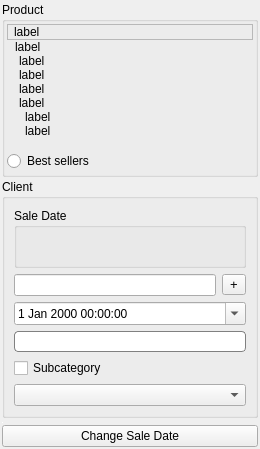
         <widget class="QWidget" name="pageIntro">
          <property name="sizePolicy">
           <sizepolicy hsizetype="Minimum" vsizetype="Preferred">
            <horstretch>0</horstretch>
            <verstretch>0</verstretch>
           </sizepolicy>
          </property>
          <layout class="QVBoxLayout">
           <property name="spacing">
            <number>2</number>
           </property>
           <property name="leftMargin">
            <number>2</number>
           </property>
           <property name="topMargin">
            <number>2</number>
           </property>
           <property name="rightMargin">
            <number>2</number>
           </property>
           <property name="bottomMargin">
            <number>2</number>
           </property>
           <item>
            <layout class="QHBoxLayout"/>
           </item>
           <item>
            <widget class="QGroupBox" name="groupDetails">
             <property name="sizePolicy">
              <sizepolicy hsizetype="Minimum" vsizetype="MinimumExpanding">
               <horstretch>0</horstretch>
               <verstretch>0</verstretch>
              </sizepolicy>
             </property>
             <property name="minimumSize">
              <size>
               <width>0</width>
               <height>0</height>
              </size>
             </property>
             <property name="maximumSize">
              <size>
               <width>16777215</width>
               <height>230</height>
              </size>
             </property>
             <property name="styleSheet">
              <string notr="true"/>
             </property>
             <property name="title">
              <string>Product</string>
             </property>
             <layout class="QVBoxLayout">
              <property name="spacing">
               <number>0</number>
              </property>
              <property name="leftMargin">
               <number>2</number>
              </property>
              <property name="topMargin">
               <number>2</number>
              </property>
              <property name="rightMargin">
               <number>2</number>
              </property>
              <property name="bottomMargin">
               <number>3</number>
              </property>
              <item>
               <widget class="QLabel" name="labelDetailDesc">
                <property name="sizePolicy">
                 <sizepolicy hsizetype="Minimum" vsizetype="Preferred">
                  <horstretch>0</horstretch>
                  <verstretch>0</verstretch>
                 </sizepolicy>
                </property>
                <property name="maximumSize">
                 <size>
                  <width>16777215</width>
                  <height>16777215</height>
                 </size>
                </property>
                <property name="styleSheet">
                 <string notr="true"/>
                </property>
                <property name="frameShape">
                 <enum>QFrame::StyledPanel</enum>
                </property>
                <property name="text">
                 <string>label</string>
                </property>
                <property name="wordWrap">
                 <bool>true</bool>
                </property>
                <property name="indent">
                 <number>6</number>
                </property>
               </widget>
              </item>
              <item>
               <widget class="QLabel" name="labelDetailPrice">
                <property name="sizePolicy">
                 <sizepolicy hsizetype="Minimum" vsizetype="Fixed">
                  <horstretch>0</horstretch>
                  <verstretch>0</verstretch>
                 </sizepolicy>
                </property>
                <property name="styleSheet">
                 <string notr="true"/>
                </property>
                <property name="frameShape">
                 <enum>QFrame::NoFrame</enum>
                </property>
                <property name="text">
                 <string>label</string>
                </property>
                <property name="indent">
                 <number>8</number>
                </property>
               </widget>
              </item>
              <item>
               <widget class="QLabel" name="labelDetailDiscount">
                <property name="sizePolicy">
                 <sizepolicy hsizetype="Minimum" vsizetype="Fixed">
                  <horstretch>0</horstretch>
                  <verstretch>0</verstretch>
                 </sizepolicy>
                </property>
                <property name="styleSheet">
                 <string notr="true"/>
                </property>
                <property name="frameShape">
                 <enum>QFrame::NoFrame</enum>
                </property>
                <property name="text">
                 <string>label</string>
                </property>
                <property name="indent">
                 <number>12</number>
                </property>
               </widget>
              </item>
              <item>
               <widget class="QLabel" name="labelDetailPoints">
                <property name="sizePolicy">
                 <sizepolicy hsizetype="Minimum" vsizetype="Preferred">
                  <horstretch>0</horstretch>
                  <verstretch>0</verstretch>
                 </sizepolicy>
                </property>
                <property name="text">
                 <string>label</string>
                </property>
                <property name="indent">
                 <number>12</number>
                </property>
               </widget>
              </item>
              <item>
               <widget class="QLabel" name="labelDetailUnits">
                <property name="sizePolicy">
                 <sizepolicy hsizetype="Minimum" vsizetype="Fixed">
                  <horstretch>0</horstretch>
                  <verstretch>0</verstretch>
                 </sizepolicy>
                </property>
                <property name="styleSheet">
                 <string notr="true"/>
                </property>
                <property name="frameShape">
                 <enum>QFrame::NoFrame</enum>
                </property>
                <property name="text">
                 <string>label</string>
                </property>
                <property name="indent">
                 <number>12</number>
                </property>
               </widget>
              </item>
              <item>
               <widget class="QLabel" name="labelDetailTotalTaxes">
                <property name="sizePolicy">
                 <sizepolicy hsizetype="Minimum" vsizetype="Preferred">
                  <horstretch>0</horstretch>
                  <verstretch>0</verstretch>
                 </sizepolicy>
                </property>
                <property name="font">
                 <font>
                  <pointsize>9</pointsize>
                 </font>
                </property>
                <property name="styleSheet">
                 <string notr="true"/>
                </property>
                <property name="frameShape">
                 <enum>QFrame::NoFrame</enum>
                </property>
                <property name="text">
                 <string>label</string>
                </property>
                <property name="indent">
                 <number>12</number>
                </property>
               </widget>
              </item>
              <item>
               <widget class="QLabel" name="labelDetailTax1">
                <property name="sizePolicy">
                 <sizepolicy hsizetype="Minimum" vsizetype="Fixed">
                  <horstretch>0</horstretch>
                  <verstretch>0</verstretch>
                 </sizepolicy>
                </property>
                <property name="font">
                 <font>
                  <pointsize>9</pointsize>
                 </font>
                </property>
                <property name="styleSheet">
                 <string notr="true"/>
                </property>
                <property name="frameShape">
                 <enum>QFrame::NoFrame</enum>
                </property>
                <property name="text">
                 <string>label</string>
                </property>
                <property name="indent">
                 <number>18</number>
                </property>
               </widget>
              </item>
              <item>
               <widget class="QLabel" name="labelDetailTax2">
                <property name="sizePolicy">
                 <sizepolicy hsizetype="Minimum" vsizetype="Fixed">
                  <horstretch>0</horstretch>
                  <verstretch>0</verstretch>
                 </sizepolicy>
                </property>
                <property name="font">
                 <font>
                  <pointsize>9</pointsize>
                 </font>
                </property>
                <property name="styleSheet">
                 <string notr="true"/>
                </property>
                <property name="frameShape">
                 <enum>QFrame::NoFrame</enum>
                </property>
                <property name="text">
                 <string>label</string>
                </property>
                <property name="indent">
                 <number>18</number>
                </property>
               </widget>
              </item>
              <item>
               <widget class="QLabel" name="labelDetailPhoto">
                <property name="sizePolicy">
                 <sizepolicy hsizetype="Minimum" vsizetype="Fixed">
                  <horstretch>0</horstretch>
                  <verstretch>80</verstretch>
                 </sizepolicy>
                </property>
                <property name="minimumSize">
                 <size>
                  <width>0</width>
                  <height>0</height>
                 </size>
                </property>
                <property name="maximumSize">
                 <size>
                  <width>16777215</width>
                  <height>16777215</height>
                 </size>
                </property>
                <property name="font">
                 <font>
                  <pointsize>8</pointsize>
                 </font>
                </property>
                <property name="styleSheet">
                 <string notr="true"/>
                </property>
                <property name="frameShape">
                 <enum>QFrame::NoFrame</enum>
                </property>
                <property name="text">
                 <string/>
                </property>
                <property name="pixmap">
                 <pixmap/>
                </property>
                <property name="scaledContents">
                 <bool>false</bool>
                </property>
                <property name="alignment">
                 <set>Qt::AlignCenter</set>
                </property>
                <property name="indent">
                 <number>0</number>
                </property>
               </widget>
              </item>
              <item>
               <widget class="QRadioButton" name="rbFilterByPopularity">
                <property name="text">
                 <string>Best sellers</string>
                </property>
               </widget>
              </item>
             </layout>
            </widget>
           </item>
           <item>
            <widget class="QGroupBox" name="groupClient">
             <property name="sizePolicy">
              <sizepolicy hsizetype="Minimum" vsizetype="Minimum">
               <horstretch>0</horstretch>
               <verstretch>0</verstretch>
              </sizepolicy>
             </property>
             <property name="minimumSize">
              <size>
               <width>0</width>
               <height>0</height>
              </size>
             </property>
             <property name="maximumSize">
              <size>
               <width>16777215</width>
               <height>16777215</height>
              </size>
             </property>
             <property name="title">
              <string>Client</string>
             </property>
             <layout class="QVBoxLayout" name="verticalLayout_11">
              <property name="spacing">
               <number>6</number>
              </property>
              <property name="leftMargin">
               <number>9</number>
              </property>
              <property name="topMargin">
               <number>9</number>
              </property>
              <property name="rightMargin">
               <number>9</number>
              </property>
              <property name="bottomMargin">
               <number>9</number>
              </property>
              <item>
               <widget class="QGroupBox" name="groupSaleDate">
                <property name="sizePolicy">
                 <sizepolicy hsizetype="Minimum" vsizetype="Preferred">
                  <horstretch>0</horstretch>
                  <verstretch>0</verstretch>
                 </sizepolicy>
                </property>
                <property name="minimumSize">
                 <size>
                  <width>0</width>
                  <height>60</height>
                 </size>
                </property>
                <property name="title">
                 <string>Sale Date</string>
                </property>
                <layout class="QVBoxLayout" name="verticalLayout"/>
               </widget>
              </item>
              <item>
               <layout class="QHBoxLayout" name="horizontalLayout_6">
                <item>
                 <widget class="MibitLineEdit" name="editClient">
                  <property name="sizePolicy">
                   <sizepolicy hsizetype="MinimumExpanding" vsizetype="Fixed">
                    <horstretch>0</horstretch>
                    <verstretch>0</verstretch>
                   </sizepolicy>
                  </property>
                  <property name="minimumSize">
                   <size>
                    <width>20</width>
                    <height>0</height>
                   </size>
                  </property>
                  <property name="maximumSize">
                   <size>
                    <width>16777215</width>
                    <height>16777215</height>
                   </size>
                  </property>
                  <property name="font">
                   <font>
                    <pointsize>9</pointsize>
                   </font>
                  </property>
                  <property name="autoFillBackground">
                   <bool>false</bool>
                  </property>
                 </widget>
                </item>
                <item>
                 <widget class="QToolButton" name="btnAddClient">
                  <property name="sizePolicy">
                   <sizepolicy hsizetype="Preferred" vsizetype="Preferred">
                    <horstretch>0</horstretch>
                    <verstretch>0</verstretch>
                   </sizepolicy>
                  </property>
                  <property name="maximumSize">
                   <size>
                    <width>16777215</width>
                    <height>21</height>
                   </size>
                  </property>
                  <property name="font">
                   <font>
                    <pointsize>10</pointsize>
                   </font>
                  </property>
                  <property name="text">
                   <string>+</string>
                  </property>
                 </widget>
                </item>
               </layout>
              </item>
              <item>
               <widget class="QDateTimeEdit" name="editTransactionDate">
                <property name="calendarPopup">
                 <bool>true</bool>
                </property>
               </widget>
              </item>
              <item>
               <widget class="QLabel" name="lblClientDetails">
                <property name="sizePolicy">
                 <sizepolicy hsizetype="MinimumExpanding" vsizetype="Maximum">
                  <horstretch>0</horstretch>
                  <verstretch>0</verstretch>
                 </sizepolicy>
                </property>
                <property name="minimumSize">
                 <size>
                  <width>232</width>
                  <height>0</height>
                 </size>
                </property>
                <property name="maximumSize">
                 <size>
                  <width>16777215</width>
                  <height>60</height>
                 </size>
                </property>
                <property name="font">
                 <font>
                  <pointsize>10</pointsize>
                 </font>
                </property>
                <property name="styleSheet">
                 <string notr="true">background:white;
border: 1px solid gray;
border-radius: 4px;
padding: 2px;
font-weight:normal;
color:black;</string>
                </property>
                <property name="text">
                 <string/>
                </property>
               </widget>
              </item>
              <item>
               <widget class="QCheckBox" name="rbFilterBySubCategory">
                <property name="text">
                 <string>Subcategory</string>
                </property>
               </widget>
              </item>
              <item>
               <widget class="QComboBox" name="comboFilterBySubCategory"/>
              </item>
             </layout>
            </widget>
           </item>
           <item>
            <widget class="KPlotWidget" name="plotSales">
             <property name="enabled">
              <bool>true</bool>
             </property>
             <property name="minimumSize">
              <size>
               <width>0</width>
               <height>0</height>
              </size>
             </property>
             <property name="maximumSize">
              <size>
               <width>1</width>
               <height>1</height>
              </size>
             </property>
             <property name="layoutDirection">
              <enum>Qt::RightToLeft</enum>
             </property>
             <property name="backgroundColor" stdset="0">
              <color>
               <red>0</red>
               <green>51</green>
               <blue>153</blue>
              </color>
             </property>
            </widget>
           </item>
           <item>
            <widget class="QLabel" name="labelBanner">
             <property name="minimumSize">
              <size>
               <width>0</width>
               <height>0</height>
              </size>
             </property>
             <property name="maximumSize">
              <size>
               <width>1</width>
               <height>1</height>
              </size>
             </property>
             <property name="palette">
              <palette>
               <active>
                <colorrole role="WindowText">
                 <brush brushstyle="SolidPattern">
                  <color alpha="255">
                   <red>0</red>
                   <green>0</green>
                   <blue>0</blue>
                  </color>
                 </brush>
                </colorrole>
                <colorrole role="Button">
                 <brush brushstyle="SolidPattern">
                  <color alpha="255">
                   <red>254</red>
                   <green>254</green>
                   <blue>254</blue>
                  </color>
                 </brush>
                </colorrole>
                <colorrole role="Light">
                 <brush brushstyle="SolidPattern">
                  <color alpha="255">
                   <red>255</red>
                   <green>255</green>
                   <blue>255</blue>
                  </color>
                 </brush>
                </colorrole>
                <colorrole role="Midlight">
                 <brush brushstyle="SolidPattern">
                  <color alpha="255">
                   <red>254</red>
                   <green>254</green>
                   <blue>254</blue>
                  </color>
                 </brush>
                </colorrole>
                <colorrole role="Dark">
                 <brush brushstyle="SolidPattern">
                  <color alpha="255">
                   <red>127</red>
                   <green>127</green>
                   <blue>127</blue>
                  </color>
                 </brush>
                </colorrole>
                <colorrole role="Mid">
                 <brush brushstyle="SolidPattern">
                  <color alpha="255">
                   <red>169</red>
                   <green>169</green>
                   <blue>169</blue>
                  </color>
                 </brush>
                </colorrole>
                <colorrole role="Text">
                 <brush brushstyle="SolidPattern">
                  <color alpha="255">
                   <red>0</red>
                   <green>0</green>
                   <blue>0</blue>
                  </color>
                 </brush>
                </colorrole>
                <colorrole role="BrightText">
                 <brush brushstyle="SolidPattern">
                  <color alpha="255">
                   <red>255</red>
                   <green>255</green>
                   <blue>255</blue>
                  </color>
                 </brush>
                </colorrole>
                <colorrole role="ButtonText">
                 <brush brushstyle="SolidPattern">
                  <color alpha="255">
                   <red>0</red>
                   <green>0</green>
                   <blue>0</blue>
                  </color>
                 </brush>
                </colorrole>
                <colorrole role="Base">
                 <brush brushstyle="SolidPattern">
                  <color alpha="255">
                   <red>255</red>
                   <green>255</green>
                   <blue>255</blue>
                  </color>
                 </brush>
                </colorrole>
                <colorrole role="Window">
                 <brush brushstyle="SolidPattern">
                  <color alpha="255">
                   <red>254</red>
                   <green>254</green>
                   <blue>254</blue>
                  </color>
                 </brush>
                </colorrole>
                <colorrole role="Shadow">
                 <brush brushstyle="SolidPattern">
                  <color alpha="255">
                   <red>0</red>
                   <green>0</green>
                   <blue>0</blue>
                  </color>
                 </brush>
                </colorrole>
                <colorrole role="AlternateBase">
                 <brush brushstyle="SolidPattern">
                  <color alpha="255">
                   <red>254</red>
                   <green>254</green>
                   <blue>254</blue>
                  </color>
                 </brush>
                </colorrole>
                <colorrole role="ToolTipBase">
                 <brush brushstyle="SolidPattern">
                  <color alpha="255">
                   <red>255</red>
                   <green>255</green>
                   <blue>220</blue>
                  </color>
                 </brush>
                </colorrole>
                <colorrole role="ToolTipText">
                 <brush brushstyle="SolidPattern">
                  <color alpha="255">
                   <red>0</red>
                   <green>0</green>
                   <blue>0</blue>
                  </color>
                 </brush>
                </colorrole>
               </active>
               <inactive>
                <colorrole role="WindowText">
                 <brush brushstyle="SolidPattern">
                  <color alpha="255">
                   <red>0</red>
                   <green>0</green>
                   <blue>0</blue>
                  </color>
                 </brush>
                </colorrole>
                <colorrole role="Button">
                 <brush brushstyle="SolidPattern">
                  <color alpha="255">
                   <red>254</red>
                   <green>254</green>
                   <blue>254</blue>
                  </color>
                 </brush>
                </colorrole>
                <colorrole role="Light">
                 <brush brushstyle="SolidPattern">
                  <color alpha="255">
                   <red>255</red>
                   <green>255</green>
                   <blue>255</blue>
                  </color>
                 </brush>
                </colorrole>
                <colorrole role="Midlight">
                 <brush brushstyle="SolidPattern">
                  <color alpha="255">
                   <red>254</red>
                   <green>254</green>
                   <blue>254</blue>
                  </color>
                 </brush>
                </colorrole>
                <colorrole role="Dark">
                 <brush brushstyle="SolidPattern">
                  <color alpha="255">
                   <red>127</red>
                   <green>127</green>
                   <blue>127</blue>
                  </color>
                 </brush>
                </colorrole>
                <colorrole role="Mid">
                 <brush brushstyle="SolidPattern">
                  <color alpha="255">
                   <red>169</red>
                   <green>169</green>
                   <blue>169</blue>
                  </color>
                 </brush>
                </colorrole>
                <colorrole role="Text">
                 <brush brushstyle="SolidPattern">
                  <color alpha="255">
                   <red>0</red>
                   <green>0</green>
                   <blue>0</blue>
                  </color>
                 </brush>
                </colorrole>
                <colorrole role="BrightText">
                 <brush brushstyle="SolidPattern">
                  <color alpha="255">
                   <red>255</red>
                   <green>255</green>
                   <blue>255</blue>
                  </color>
                 </brush>
                </colorrole>
                <colorrole role="ButtonText">
                 <brush brushstyle="SolidPattern">
                  <color alpha="255">
                   <red>0</red>
                   <green>0</green>
                   <blue>0</blue>
                  </color>
                 </brush>
                </colorrole>
                <colorrole role="Base">
                 <brush brushstyle="SolidPattern">
                  <color alpha="255">
                   <red>255</red>
                   <green>255</green>
                   <blue>255</blue>
                  </color>
                 </brush>
                </colorrole>
                <colorrole role="Window">
                 <brush brushstyle="SolidPattern">
                  <color alpha="255">
                   <red>254</red>
                   <green>254</green>
                   <blue>254</blue>
                  </color>
                 </brush>
                </colorrole>
                <colorrole role="Shadow">
                 <brush brushstyle="SolidPattern">
                  <color alpha="255">
                   <red>0</red>
                   <green>0</green>
                   <blue>0</blue>
                  </color>
                 </brush>
                </colorrole>
                <colorrole role="AlternateBase">
                 <brush brushstyle="SolidPattern">
                  <color alpha="255">
                   <red>254</red>
                   <green>254</green>
                   <blue>254</blue>
                  </color>
                 </brush>
                </colorrole>
                <colorrole role="ToolTipBase">
                 <brush brushstyle="SolidPattern">
                  <color alpha="255">
                   <red>255</red>
                   <green>255</green>
                   <blue>220</blue>
                  </color>
                 </brush>
                </colorrole>
                <colorrole role="ToolTipText">
                 <brush brushstyle="SolidPattern">
                  <color alpha="255">
                   <red>0</red>
                   <green>0</green>
                   <blue>0</blue>
                  </color>
                 </brush>
                </colorrole>
               </inactive>
               <disabled>
                <colorrole role="WindowText">
                 <brush brushstyle="SolidPattern">
                  <color alpha="255">
                   <red>127</red>
                   <green>127</green>
                   <blue>127</blue>
                  </color>
                 </brush>
                </colorrole>
                <colorrole role="Button">
                 <brush brushstyle="SolidPattern">
                  <color alpha="255">
                   <red>254</red>
                   <green>254</green>
                   <blue>254</blue>
                  </color>
                 </brush>
                </colorrole>
                <colorrole role="Light">
                 <brush brushstyle="SolidPattern">
                  <color alpha="255">
                   <red>255</red>
                   <green>255</green>
                   <blue>255</blue>
                  </color>
                 </brush>
                </colorrole>
                <colorrole role="Midlight">
                 <brush brushstyle="SolidPattern">
                  <color alpha="255">
                   <red>254</red>
                   <green>254</green>
                   <blue>254</blue>
                  </color>
                 </brush>
                </colorrole>
                <colorrole role="Dark">
                 <brush brushstyle="SolidPattern">
                  <color alpha="255">
                   <red>127</red>
                   <green>127</green>
                   <blue>127</blue>
                  </color>
                 </brush>
                </colorrole>
                <colorrole role="Mid">
                 <brush brushstyle="SolidPattern">
                  <color alpha="255">
                   <red>169</red>
                   <green>169</green>
                   <blue>169</blue>
                  </color>
                 </brush>
                </colorrole>
                <colorrole role="Text">
                 <brush brushstyle="SolidPattern">
                  <color alpha="255">
                   <red>127</red>
                   <green>127</green>
                   <blue>127</blue>
                  </color>
                 </brush>
                </colorrole>
                <colorrole role="BrightText">
                 <brush brushstyle="SolidPattern">
                  <color alpha="255">
                   <red>255</red>
                   <green>255</green>
                   <blue>255</blue>
                  </color>
                 </brush>
                </colorrole>
                <colorrole role="ButtonText">
                 <brush brushstyle="SolidPattern">
                  <color alpha="255">
                   <red>127</red>
                   <green>127</green>
                   <blue>127</blue>
                  </color>
                 </brush>
                </colorrole>
                <colorrole role="Base">
                 <brush brushstyle="SolidPattern">
                  <color alpha="255">
                   <red>254</red>
                   <green>254</green>
                   <blue>254</blue>
                  </color>
                 </brush>
                </colorrole>
                <colorrole role="Window">
                 <brush brushstyle="SolidPattern">
                  <color alpha="255">
                   <red>254</red>
                   <green>254</green>
                   <blue>254</blue>
                  </color>
                 </brush>
                </colorrole>
                <colorrole role="Shadow">
                 <brush brushstyle="SolidPattern">
                  <color alpha="255">
                   <red>0</red>
                   <green>0</green>
                   <blue>0</blue>
                  </color>
                 </brush>
                </colorrole>
                <colorrole role="AlternateBase">
                 <brush brushstyle="SolidPattern">
                  <color alpha="255">
                   <red>254</red>
                   <green>254</green>
                   <blue>254</blue>
                  </color>
                 </brush>
                </colorrole>
                <colorrole role="ToolTipBase">
                 <brush brushstyle="SolidPattern">
                  <color alpha="255">
                   <red>255</red>
                   <green>255</green>
                   <blue>220</blue>
                  </color>
                 </brush>
                </colorrole>
                <colorrole role="ToolTipText">
                 <brush brushstyle="SolidPattern">
                  <color alpha="255">
                   <red>0</red>
                   <green>0</green>
                   <blue>0</blue>
                  </color>
                 </brush>
                </colorrole>
               </disabled>
              </palette>
             </property>
             <property name="layoutDirection">
              <enum>Qt::LeftToRight</enum>
             </property>
             <property name="autoFillBackground">
              <bool>true</bool>
             </property>
             <property name="lineWidth">
              <number>0</number>
             </property>
             <property name="text">
              <string/>
             </property>
             <property name="scaledContents">
              <bool>true</bool>
             </property>
             <property name="alignment">
              <set>Qt::AlignCenter</set>
             </property>
            </widget>
           </item>
           <item>
            <widget class="QPushButton" name="btnChangeSaleDate">
             <property name="text">
              <string>Change Sale Date</string>
             </property>
            </widget>
           </item>
          </layout>
         </widget>
